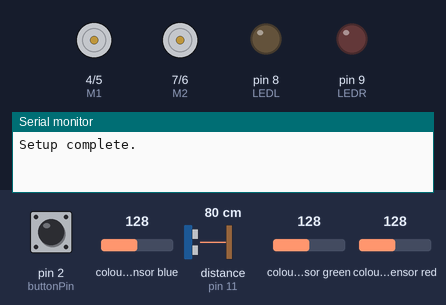
The sketch below on a simulated Arduino Uno, built with avr-gcc and run on an emulated ATmega328P. Shown: direction and speed pins drawn as motors (green arrow = direction pin HIGH = forward, orange = LOW = backward, longer = more drive), output pins drawn as LEDs (lit = HIGH), the last lines printed to the serial monitor. Dashed ring = blinking. The test bench sets the inputs (shaded band); at power-on: pin 2 (buttonPin) HIGH, colour sensor blue 128, distance to the obstacle (sensor on pin 11) 80 cm, colour sensor green 128, colour sensor red 128. The echo pulse lasts 58.3 µs per cm; pins used as bus, display or sensor lines are not drawn.

Above: at 1.2 s.
1.3 s: pin 2 (buttonPin) pulled LOW for 0.15 s
At 1.56 s:
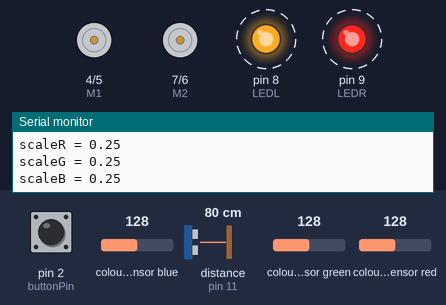
4.4 s: pin 2 (buttonPin) pulled LOW for 1 s
At 5.8 s:
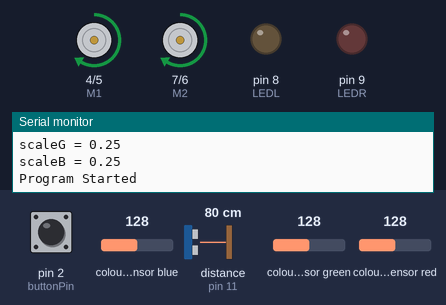
Timing chart, 0 to 7.4 s (numbered marks = the images above; inputs shaded):
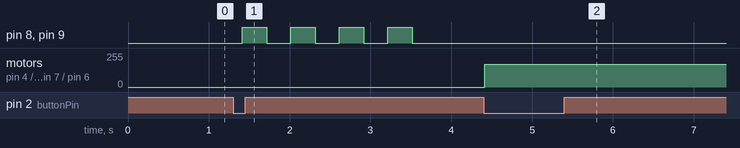

Measured:
- after the input at 1.3 s, pin 8 (LEDL), pin 9 (LEDR): alternates HIGH for 0.30 s and LOW for 0.30 s, 8 changes in all, then stays LOW, starting after 0.12 s
- after the input at 4.4 s, motor on pin 4 (M1) / pin 5 (E1), motor on pin 7 (M2) / pin 6 (E2): stopped → forward 170/255 at once

The sketch:

SmartCar.ino
```cpp
#include <Wire.h>
#include <Adafruit_TCS34725.h>

// Motor and sensor setup
#define MAX_SPEED 170
#define WHEEL_DIAMETER 8.0
#define STOP_DISTANCE 20 // Distance to stop (cm)

// Pin definitions
int E1 = 5, M1 = 4;  // Motor 1 (Left)
int E2 = 6, M2 = 7;  // Motor 2 (Right)
int buttonPin = 2;   // Button to start/stop program
int LEDR = 9;        // Red LED (Right Turn)
int LEDL = 8;        // Green LED (Left Turn)
int trigPin = 10;    // Ultrasonic trigger pin
int echoPin = 11;    // Ultrasonic echo pin

// Global variables
Adafruit_TCS34725 tcs = Adafruit_TCS34725(TCS34725_INTEGRATIONTIME_50MS, TCS34725_GAIN_4X);  // Color sensor
float scaleR = 1, scaleG = 1, scaleB = 1;  // Calibration scales for the color sensor
boolean buttonState = false, lastButtonState = false;
boolean isRunning = false;  // Is the robot running or stopped
int distanceCount = 0;
int DISTANCE_TARGET = 0;
int state = 0;  // State machine step
boolean firstButtonPress = true;  // Flag for the first button press

void setup() {
  Serial.begin(9600);
  pinMode(E1, OUTPUT);
  pinMode(M1, OUTPUT);
  pinMode(E2, OUTPUT);
  pinMode(M2, OUTPUT);
  pinMode(buttonPin, INPUT_PULLUP);
  pinMode(LEDR, OUTPUT);
  pinMode(LEDL, OUTPUT);
  pinMode(trigPin, OUTPUT);
  pinMode(echoPin, INPUT);

  // Initialize the color sensor
  if (!tcs.begin()) {
    Serial.println("No TCS34725 found. Check wiring!");
    while (1);
  }
  stopMotors();
  Serial.println("Setup complete.");
}

void loop() {
  // Read button state to control the robot
  buttonState = digitalRead(buttonPin);

  // If the button is pressed
  if (buttonState == LOW && lastButtonState == HIGH) {
    if (firstButtonPress) {
      Serial.println("Starting White Calibration...");
      calibrateWhite();  // Perform white calibration
      flashLEDs();        // Flash LEDs once after calibration
      firstButtonPress = false;  // Disable further calibration
      isRunning = false; // Stop the robot after calibration
    } else {
      isRunning = !isRunning;  // Toggle running state
      state = 0;  // Reset state machine
      distanceCount = 0;
      Serial.println(isRunning ? "Program Started" : "Stopped");
    }
  }

  lastButtonState = buttonState;

  // If the robot is running
  if (isRunning) {
    int distance = getDistance();
    if (distance < STOP_DISTANCE) {
      stopMotors();
      flashLEDs();  // Flash LEDs if an obstacle is detected
      isRunning = false;  // Stop the program
    } else {
      executeStateMachine();  // Run the state machine for movements
    }

    // Check for color detection
    String detectedColor = detectColor();
    if (detectedColor == "RED") {
      stopMotors();  // Stop the car when red is detected
      flashLEDs();  // Flash both LEDs 4 times
      isRunning = false;  // Stop the program after detecting red
    }
  }

  delay(10);  // Small delay for responsiveness
}

// Measure distance using ultrasonic sensor
int getDistance() {
  digitalWrite(trigPin, LOW);
  delayMicroseconds(2);
  digitalWrite(trigPin, HIGH);
  delayMicroseconds(10);
  digitalWrite(trigPin, LOW);

  long duration = pulseIn(echoPin, HIGH);
  int distance = duration * 0.0344 / 2;  // Convert time to distance
  return distance;
}

// Flash LEDs a specified number of times
void flashLEDs() {
  for (int i = 0; i < 4; i++) {
    digitalWrite(LEDR, HIGH);  // Turn on Red LED
    digitalWrite(LEDL, HIGH);  // Turn on Green LED
    delay(300);                // Wait for 300ms
    digitalWrite(LEDR, LOW);   // Turn off Red LED
    digitalWrite(LEDL, LOW);   // Turn off Green LED
    delay(300);                // Wait for 300ms
  }
}

// Detect color using the color sensor
String detectColor() {
  uint16_t r, g, b, c;
  tcs.getRawData(&r, &g, &b, &c);

  // Apply calibration factors
  float R_cal = r * scaleR;
  float G_cal = g * scaleG;
  float B_cal = b * scaleB;

  // Calculate the sum and ratios
  float sum = R_cal + G_cal + B_cal;
  if (sum < 1.0) sum = 1.0;  // Prevent division by zero

  float rRatio = R_cal / sum;
  float gRatio = G_cal / sum;
  float bRatio = B_cal / sum;

  // Classify the color based on ratios
  String detectedColor = "UNDETERMINED";
  if (rRatio > 0.60 && gRatio < 0.20 && bRatio < 0.25) {
    detectedColor = "RED";
  } else if (gRatio > 0.42 && rRatio < 0.27 && bRatio < 0.33) {
    detectedColor = "GREEN";
  } else if (bRatio > 0.48 && rRatio < 0.20 && gRatio < 0.34) {
    detectedColor = "BLUE";
  }

  return detectedColor;
}

// Execute state machine for robot movements
void executeStateMachine() {
  switch (state) {
    case 0: // Move forward
      DISTANCE_TARGET = 300; // Move forward for a set distance
      if (distanceCount < DISTANCE_TARGET) {
        moveForward();
        distanceCount++;
      } else {
        stopMotors();
        Serial.println("Step 1: Move Forward");
        state++;  // Move to the next step
        distanceCount = 0;
      }
      break;

    case 1: // Turn Left 90 degrees
      turnLeft();
      Serial.println("Step 2: Turn Left 90 degrees");
      state++;
      distanceCount = 0;
      break;

    case 2: // Move forward again
      DISTANCE_TARGET = 150; // Shorter forward movement
      if (distanceCount < DISTANCE_TARGET) {
        moveForward();
        distanceCount++;
      } else {
        stopMotors();
        Serial.println("Step 3: Move Forward after Left Turn");
        state++;
        distanceCount = 0;
      }
      break;

    case 3: // Turn Left 180 degrees
      turnLeft();
      turnLeft(); // Two 90° turns for 180° turn
      Serial.println("Step 4: Turn Left 180 degrees");
      state++;
      distanceCount = 0;
      break;

    case 4: // Move forward longer distance
      DISTANCE_TARGET = 300;
      if (distanceCount < DISTANCE_TARGET) {
        moveForward();
        distanceCount++;
      } else {
        stopMotors();
        Serial.println("Step 5: Move Forward Longer Distance");
        state++;
        distanceCount = 0;
      }
      break;

    case 5: // Turn Right 180 degrees
      turnRight();
      turnRight();
      Serial.println("Step 6: Turn Right 180 degrees");
      state++;
      distanceCount = 0;
      break;

    case 6: // Move forward back to the middle
      DISTANCE_TARGET = 150;
      if (distanceCount < DISTANCE_TARGET) {
        moveForward();
        distanceCount++;
      } else {
        stopMotors();
        Serial.println("Step 7: Return to Middle");
        state = 0;  // Restart the sequence
        isRunning = false;  // Stop after completion
      }
      break;

    default:
      stopMotors();
      break;
  }
}

// Move forward at the defined speed
void moveForward() {
  digitalWrite(M1, HIGH); digitalWrite(M2, HIGH);
  analogWrite(E1, MAX_SPEED); analogWrite(E2, MAX_SPEED);
}

// Turn left (90 degrees)
void turnLeft() {
  digitalWrite(M1, LOW); digitalWrite(M2, HIGH);
  analogWrite(E1, MAX_SPEED); analogWrite(E2, MAX_SPEED);
  delay(600); // Adjust delay for 90° turn
  stopMotors();
}

// Turn right (90 degrees)
void turnRight() {
  digitalWrite(M1, HIGH); digitalWrite(M2, LOW);
  analogWrite(E1, MAX_SPEED); analogWrite(E2, MAX_SPEED);
  delay(600); // Adjust delay for 90° turn
  stopMotors();
}

// Stop motors
void stopMotors() {
  analogWrite(E1, 0); analogWrite(E2, 0);
  digitalWrite(M1, LOW); digitalWrite(M2, LOW);
}

// Perform white calibration for the color sensor
void calibrateWhite() {
  uint16_t r, g, b, c;
  tcs.setInterrupt(false);
  delay(60); // Wait for fresh sensor data
  tcs.getRawData(&r, &g, &b, &c);
  tcs.setInterrupt(true);

  // Avoid division by zero
  if (r == 0) r = 1;
  if (g == 0) g = 1;
  if (b == 0) b = 1;

  // Calibration: Adjust scale factors so white maps to 255
  scaleR = 255.0 / (float)r;
  scaleG = 255.0 / (float)g;
  scaleB = 255.0 / (float)b;

  Serial.println("Calibration complete!");
  Serial.print("scaleR = "); Serial.println(scaleR);
  Serial.print("scaleG = "); Serial.println(scaleG);
  Serial.print("scaleB = "); Serial.println(scaleB);
}
```
